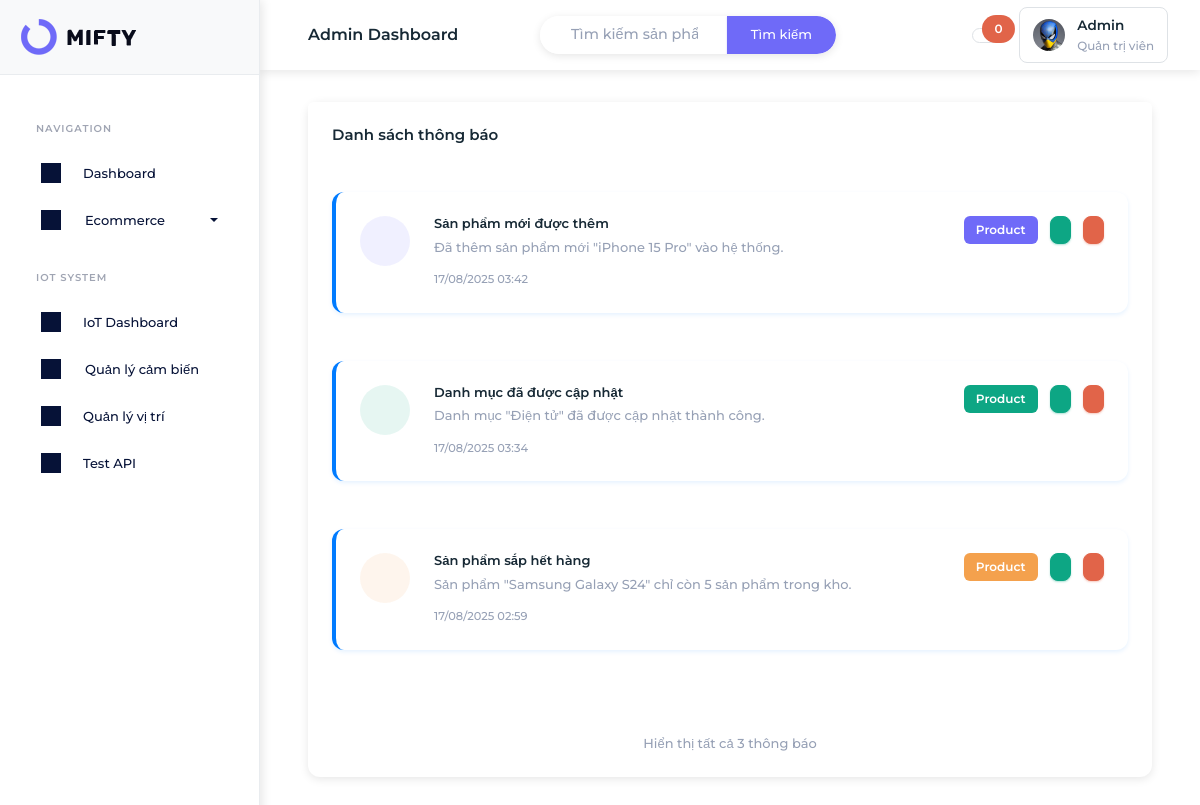
Page /admin/notifications/index.php?type=product on the committed database.
### tables this page shows
CREATE TABLE IF NOT EXISTS notifications (
    id INT AUTO_INCREMENT PRIMARY KEY,
    title VARCHAR(255) NOT NULL,
    message TEXT NOT NULL,
    type ENUM('product', 'sensor', 'system', 'alert') DEFAULT 'system',
    icon VARCHAR(100) DEFAULT 'iconoir-bell',
    icon_color VARCHAR(50) DEFAULT 'primary',
    is_read BOOLEAN DEFAULT FALSE,
    related_id INT DEFAULT NULL COMMENT 'ID của sản phẩm, cảm biến hoặc entity liên quan',
    related_type VARCHAR(50) DEFAULT NULL COMMENT 'Loại entity liên quan: product, sensor, category',
    created_at TIMESTAMP DEFAULT CURRENT_TIMESTAMP,
    updated_at TIMESTAMP DEFAULT CURRENT_TIMESTAMP ON UPDATE CURRENT_TIMESTAMP
);

### admin/notifications/index.php (the view, shortened to what this page needs)
<?php
try {
    $database = new Database();
    $pdo = $database->getConnection();
    $page = isset($_GET['page']) ? (int)$_GET['page'] : 1;
    $limit = 6;
    $offset = ($page - 1) * $limit;
    $type_filter = isset($_GET['type']) ? $_GET['type'] : '';
    $status_filter = isset($_GET['status']) ? $_GET['status'] : '';
    $where_conditions = [];
    $params = [];
    if (!empty($type_filter)) {
        $where_conditions[] = "type = ?";
        $params[] = $type_filter;
    }
    $where_clause = !empty($where_conditions) ? "WHERE " . implode(" AND ", $where_conditions) : "";
    $count_sql = "SELECT COUNT(*) as total FROM notifications $where_clause";
    $count_stmt = $pdo->prepare($count_sql);
    $count_stmt->execute($params);
    $total_notifications = $count_stmt->fetch()['total'];
    $total_pages = ceil($total_notifications / $limit);
    $sql = "SELECT * FROM notifications $where_clause ORDER BY created_at DESC LIMIT " . (int)$limit . " OFFSET " . (int)$offset;
    $stmt = $pdo->prepare($sql);
    $stmt->execute($params);
    $notifications = $stmt->fetchAll(PDO::FETCH_ASSOC);
} catch(Exception $e) {
    $error = "Lỗi kết nối database: " . $e->getMessage();
    $notifications = [];
    $stats = ['total' => 0, 'unread' => 0, 'product' => 0, 'sensor' => 0, 'system' => 0, 'alert' => 0];
}
?>
<!DOCTYPE html>
<html lang="vi" dir="ltr" data-startbar="light" data-bs-theme="light">
<head>
    <link href="../../assets/css/bootstrap.min.css" rel="stylesheet" type="text/css" />
    <link href="../../assets/css/icons.min.css" rel="stylesheet" type="text/css" />
    <link href="../../assets/css/app.min.css" rel="stylesheet" type="text/css" />
    <link href="../../assets/css/font-consistency.css" rel="stylesheet" type="text/css" />
    <link href="../partials/layout.css" rel="stylesheet" type="text/css" />
</head>
<body>
    <?php include '../partials/sidebar.php'; ?>
    <div class="content-page">
        <div class="content">
            <?php include '../partials/header.php'; ?>
            <div class="container-fluid">
                <div class="row">
                    <div class="col-12">
                        <div class="card">
                            <div class="card-header">
                                <h5 class="card-title mb-0">Danh sách thông báo</h5>
                            </div>
                            <div class="card-body">
                                <?php if (!empty($notifications)): ?>
                                    <div class="row" id="notifications-list">
                                        <?php foreach ($notifications as $notification): ?>
                                            <div class="col-12 mb-3">
                                                <div class="card notification-card <?php echo $notification['is_read'] ? 'read' : 'unread'; ?>"
                                                     data-id="<?php echo $notification['id']; ?>">
                                                    <div class="card-body">
                                                        <div class="d-flex">
                                                            <div class="flex-shrink-0">
                                                                <div class="notification-icon bg-<?php echo $notification['icon_color']; ?>-subtle text-<?php echo $notification['icon_color']; ?>">
                                                                </div>
                                                            </div>
                                                            <div class="flex-grow-1 ms-3">
                                                                <div class="d-flex justify-content-between align-items-start">
                                                                    <div>
                                                                        <h6 class="mb-1 fw-semibold"><?php echo htmlspecialchars($notification['title']); ?></h6>
                                                                        <p class="text-muted mb-2"><?php echo htmlspecialchars($notification['message']); ?></p>
                                                                        <small class="text-muted">
                                                                            <?php echo date('d/m/Y H:i', strtotime($notification['created_at'])); ?>
                                                                        </small>
                                                                    </div>
                                                                    <div class="d-flex gap-2">
                                                                        <span class="badge bg-<?php echo $notification['icon_color']; ?>">
                                                                            <?php echo ucfirst($notification['type']); ?>
                                                                        </span>
                                                                        <?php if (!$notification['is_read']): ?>
                                                                            <button class="btn btn-sm btn-success" onclick="markAsRead(<?php echo $notification['id']; ?>)">
                                                                            </button>
                                                                        <?php endif; ?>
                                                                        <button class="btn btn-sm btn-danger" onclick="deleteNotification(<?php echo $notification['id']; ?>)">
                                                                        </button>
                                                                    </div>
                                                                </div>
                                                            </div>
                                                        </div>
                                                    </div>
                                                </div>
                                            </div>
                                        <?php endforeach; ?>
                                    </div>
                                    <?php if ($total_pages > 1): ?>
                                        <div class="d-flex justify-content-between align-items-center mt-4">
                                            <div class="pagination-info">
                                                Hiển thị <?php echo $offset + 1; ?>-<?php echo min($offset + $limit, $total_notifications); ?>
                                                trong tổng số <?php echo $total_notifications; ?> thông báo
                                            </div>
                                            <nav aria-label="Phân trang thông báo">
                                                <ul class="pagination mb-0">
                                                    <?php if ($page > 1): ?>
                                                        <li class="page-item">
                                                            <a class="page-link" href="?page=<?php echo $page - 1; ?>&type=<?php echo $type_filter; ?>&status=<?php echo $status_filter; ?>" title="Trang trước">
                                                                <i class="iconoir-arrow-left"></i>
                                                            </a>
                                                        </li>
                                                    <?php endif; ?>
                                                    <?php
                                                    $start_page = max(1, $page - 2);
                                                    $end_page = min($total_pages, $page + 2);
                                                    if ($start_page > 1): ?>
                                                        <li class="page-item disabled">
                                                            <span class="page-link">...</span>
                                                        </li>
                                                    <?php endif; ?>
                                                    <?php for ($i = $start_page; $i <= $end_page; $i++): ?>
                                                        <li class="page-item <?php echo $i === $page ? 'active' : ''; ?>">
                                                            <a class="page-link" href="?page=<?php echo $i; ?>&type=<?php echo $type_filter; ?>&status=<?php echo $status_filter; ?>"><?php echo $i; ?></a>
                                                        </li>
                                                    <?php endfor; ?>
                                                    <?php if ($end_page < $total_pages): ?>
                                                        <li class="page-item disabled">
                                                            <span class="page-link">...</span>
                                                        </li>
                                                    <?php endif; ?>
                                                    <?php if ($page < $total_pages): ?>
                                                        <li class="page-item">
                                                            <a class="page-link" href="?page=<?php echo $page + 1; ?>&type=<?php echo $type_filter; ?>&status=<?php echo $status_filter; ?>" title="Trang sau">
                                                                <i class="iconoir-arrow-right"></i>
                                                            </a>
                                                        </li>
                                                    <?php endif; ?>
                                                </ul>
                                            </nav>
                                        </div>
                                    <?php else: ?>
                                        <div class="text-center text-muted mt-4">
                                            Hiển thị tất cả <?php echo $total_notifications; ?> thông báo
                                        </div>
                                    <?php endif; ?>
                                <?php endif; ?>
                            </div>
                        </div>
                    </div>
                </div>
            </div>
        </div>
    </div>
</body>
</html>

### admin/partials/layout.css (style rules this page uses)
.content-page { margin-top: 70px; margin-left: 260px; transition: margin-left 0.3s ease; min-height: calc(100vh - 70px); padding: 2rem; }
.container-fluid { padding: 0 1rem; }
.card { border: none; box-shadow: 0 2px 10px rgba(0,0,0,0.1); border-radius: 12px; transition: all 0.3s ease; }
.card-body { padding: 1.5rem; }
.btn { border-radius: 8px; font-weight: 500; transition: all 0.3s ease; }
.badge { font-size: 0.75rem; padding: 0.5rem 0.75rem; border-radius: 6px; }

### admin/notifications/index.php (style rules this page uses)
.notification-card { transition: all 0.3s ease; border-left: 4px solid transparent; }
.notification-card.unread { border-left-color: #007bff; background-color: #ffffff; box-shadow: 0 2px 4px rgba(0, 123, 255, 0.1); }
.notification-icon { width: 50px; height: 50px; border-radius: 50%; display: flex; align-items: center; justify-content: center; font-size: 1.2rem; }

### rows in the picture
notifications: title "Sản phẩm mới được thêm", message "Đã thêm sản phẩm mới \"iPhone 15 Pro\" vào hệ thống.", created_at "17/08/2025 03:42", type "Product"
notifications: title "Danh mục đã được cập nhật", message "Danh mục \"Điện tử\" đã được cập nhật thành công.", created_at "17/08/2025 03:34", type "Product"
notifications: title "Sản phẩm sắp hết hàng", message "Sản phẩm \"Samsung Galaxy S24\" chỉ còn 5 sản phẩm trong kho.", created_at "17/08/2025 02:59", type "Product"

### other values in the picture
$total_notifications "3"
